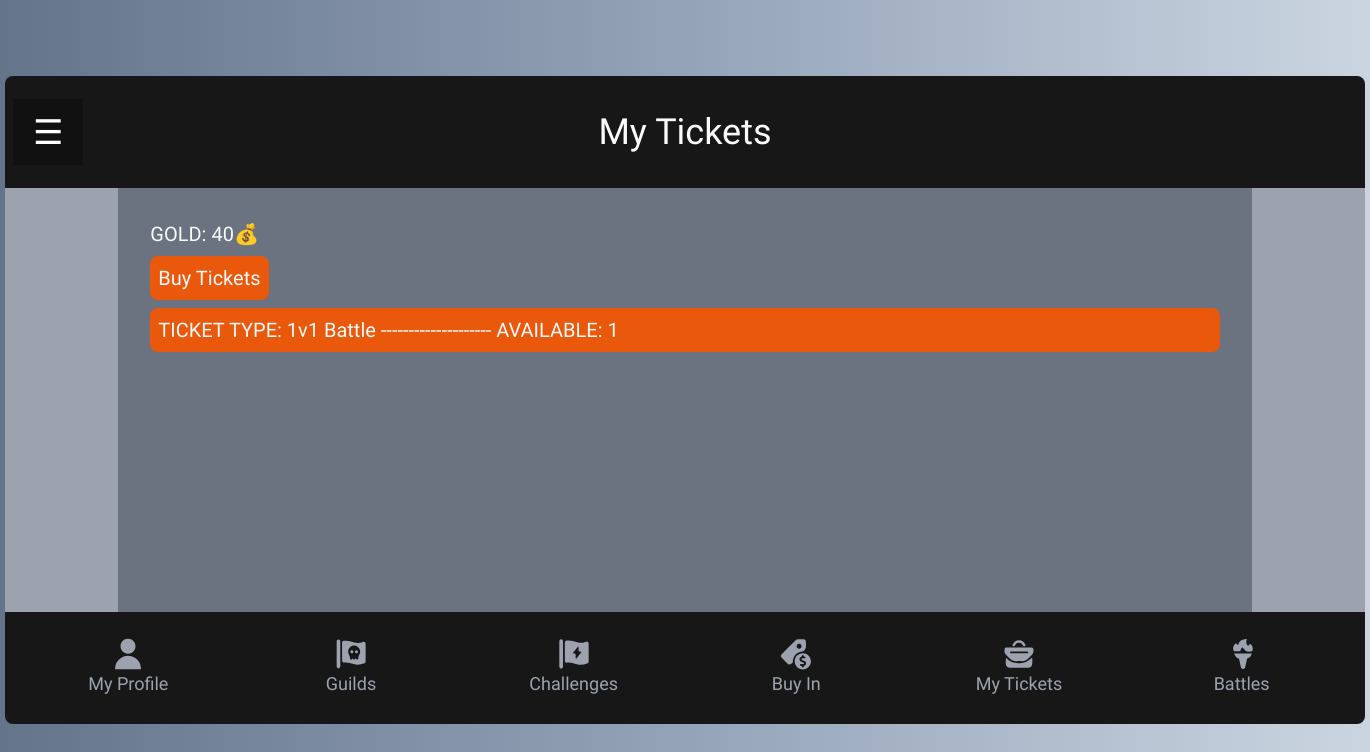
Page /user-tickets-overview/ (signed in) on the earlier database version.
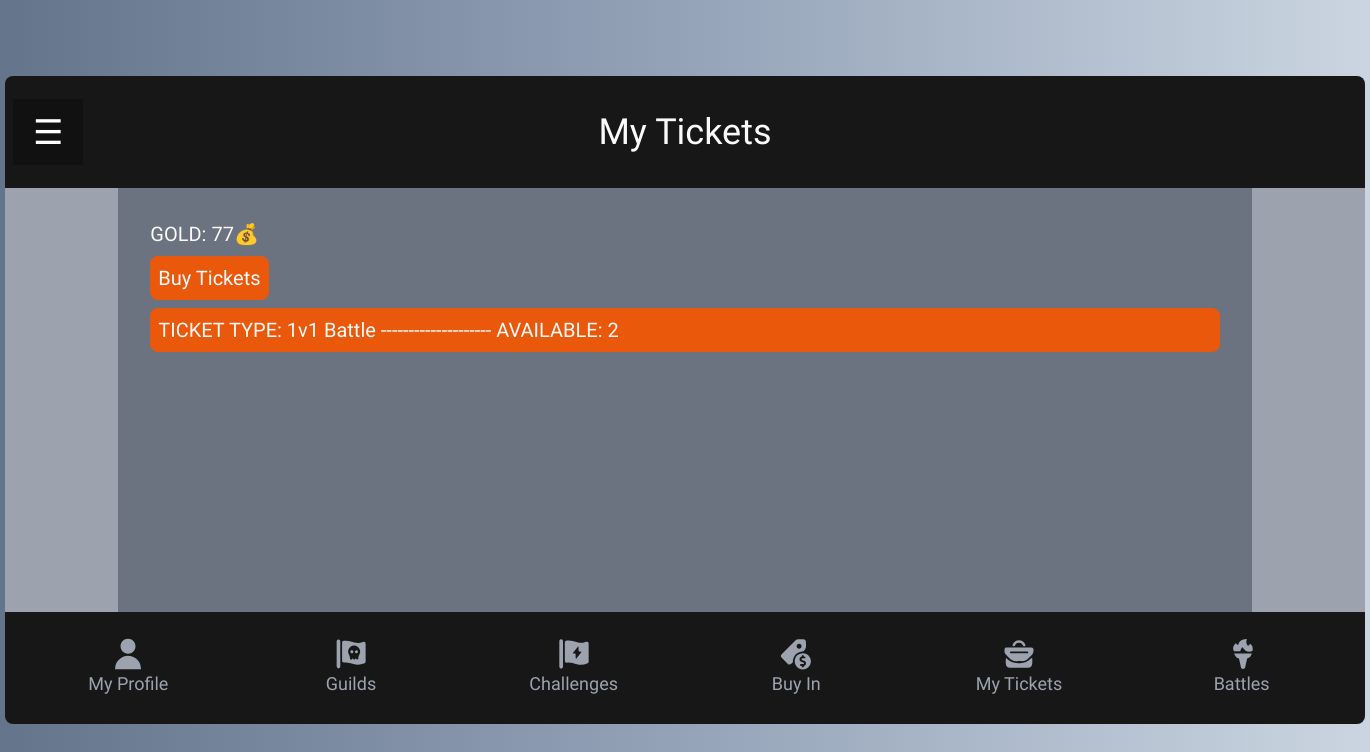
Same page on the later database version.
### baseapp/models.py (models this page shows, shortened)
class User(AbstractUser):
    user_dob = models.DateField(blank=True, null=True)
    user_image = models.ImageField(upload_to="user-image", null=True)
    user_gold = models.IntegerField(blank=True, null=True, default=100)
    user_music = models.CharField(max_length=50, blank=True, null=True)
    user_rank = models.ForeignKey(
        Rank, on_delete=models.CASCADE, blank=True, null=True)
    user_genre = models.ForeignKey(
        Genre, on_delete=models.CASCADE, blank=True, null=True)
    user_guild = models.ForeignKey(
        Guild, on_delete=models.CASCADE, blank=True, null=True)
    user_guild_rank = models.ForeignKey(
        GuildRank, on_delete=models.CASCADE, blank=True, null=True)
    user_xp = models.IntegerField(default=0, blank=True, null=True)
    user_hp = models.IntegerField(default=100, null=True)
    user_max_hp = models.IntegerField(default=100, null=True)
    user_is_profile_completed = models.BooleanField(
        blank=True, null=True, default=False)

class UserTicket(models.Model):
    user = models.ForeignKey(
        User, on_delete=models.CASCADE, blank=True, null=True)
    type = models.ForeignKey(
        Ticket, on_delete=models.CASCADE, blank=True, null=True)
    num_of_tickets = models.IntegerField(blank=True, null=True, default=0)
    def __str__(self):
        return f'{self.type}'

class Ticket(models.Model):
    type = models.ForeignKey(
        Battle, on_delete=models.CASCADE, blank=True, null=True)
    price = models.IntegerField(blank=True, null=True)
    sell_back_price = models.IntegerField(blank=True, null=True)
    def __str__(self):
        return f'{self.type}'

class Battle(models.Model):
    type = models.CharField(max_length=50, blank=True, null=True)
    def __str__(self):
        return f'{self.type}'

### baseapp/views.py (the view)
# urls.py: path('user-tickets-overview/', views.userTicketsOverview, name='user-tickets-overview'),
def userTicketsOverview(request):
    if request.user.is_authenticated:
        user_tickets = UserTicket.objects.all()
        current_user_tickets = user_tickets.filter(user=request.user)
        return render(request, 'baseapp/my-tickets-components/user-tickets-overview.html', { "user_tickets": current_user_tickets })
    else:
        return redirect('/')

### baseapp/templates/baseapp/my-tickets-components/user-tickets-overview.html
{% extends 'baseapp/my-tickets-tab.html' %}
{% load static %}
{% block my_tickets_tab_content %}
<a href="{% url 'buy-tickets' %}">
  <button class="buy-tickets-btn">
    Buy Tickets
  </button>
</a>
{% for user_ticket in user_tickets %}
  {% if user_ticket.num_of_tickets > 0 %}
    <a href="{% url 'ticket-actions' user_ticket %}">
      <p class="buy-tickets-btn">TICKET TYPE: {{ user_ticket.type }} -------------------- AVAILABLE: {{ user_ticket.num_of_tickets }}</p>
    </a>
  {% endif %}
{% endfor %}
{% endblock %}

### baseapp/templates/baseapp/my-tickets-tab.html
{% extends 'baseapp/dashboard.html' %}
{% load static %}
{% block tab_title %} My Tickets {% endblock %}
{% block tab_content %}
<p>GOLD: {{ user.user_gold }}💰</p>
{% block my_tickets_tab_content %} {% endblock %}
{% endblock %}

Differences in the rows shown:
changed User: user_gold "40" → "77"
changed UserTicket "1v1 Battle": num_of_tickets "1" → "2"
